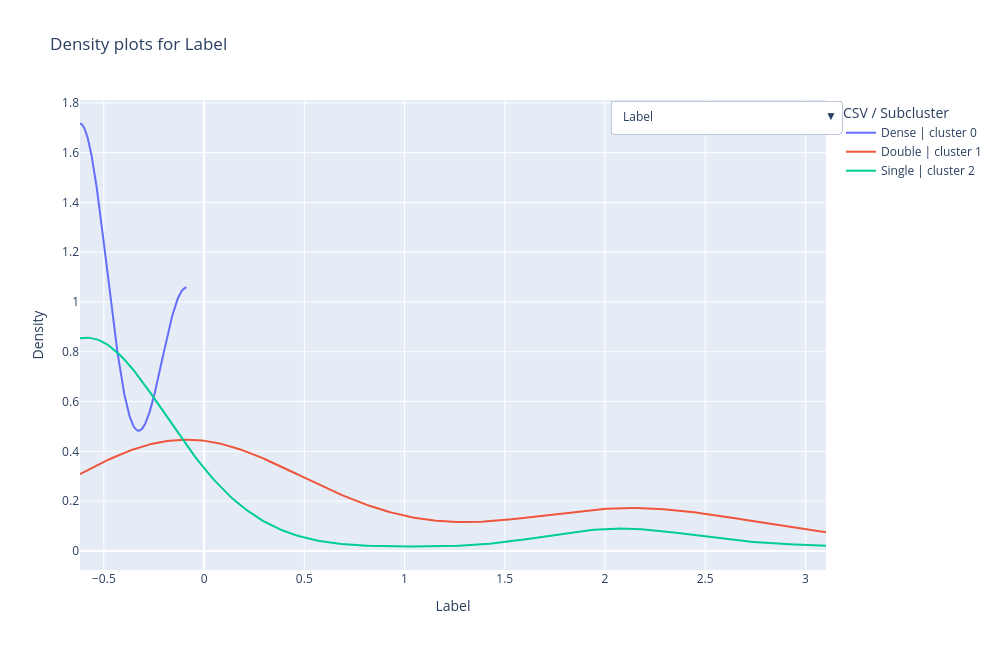

The cell this chart's notebook holds for it:
### Code cell
# ---- can edit these, these are the rhythmic subcluster folders I had put these in the feature analysis folder before running ----
csv_files = {
    "Dense": "subcluster_0.csv",
    "Double": "subcluster_1.csv",
    "Single": "subcluster_2.csv",
}

label_col = "subcluster"  
# --------------------

dfs = {
    name: pd.read_csv(path)
    for name, path in csv_files.items()
}

# Features shared by all CSVs, excluding label column
common_cols = set.intersection(*(set(df.columns) for df in dfs.values()))
features = sorted([
    c for c in common_cols
    if c != label_col and pd.api.types.is_numeric_dtype(next(iter(dfs.values()))[c])
])

# Combine to learn one shared scaler
combined = pd.concat(dfs.values(), ignore_index=True)

scaler = StandardScaler()
scaler.fit(combined[features])

# Replace each dataframe's feature columns with standardized versions
dfs_scaled = {}

for name, df in dfs.items():
    df_scaled = df.copy()
    df_scaled[features] = scaler.transform(df[features])
    dfs_scaled[name] = df_scaled

# Use this in the plotting loop instead of dfs
dfs = dfs_scaled

def kde_line(series, points=300):
    x = series.dropna().astype(float)
    if len(x) < 2 or x.nunique() < 2:
        return np.array([]), np.array([])
    xs = np.linspace(x.min(), x.max(), points)
    ys = gaussian_kde(x)(xs)
    return xs, ys

fig = go.Figure()

trace_groups = []

for feature in features:
    group_trace_indices = []

    for csv_name, df in dfs.items():
        for cluster in sorted(df[label_col].dropna().unique()):
            subset = df.loc[df[label_col] == cluster, feature]
            xs, ys = kde_line(subset)

            trace = go.Scatter(
                x=xs,
                y=ys,
                mode="lines",
                name=f"{csv_name} | cluster {cluster}",
                visible=(feature == features[0])
            )

            fig.add_trace(trace)
            group_trace_indices.append(len(fig.data) - 1)

    trace_groups.append(group_trace_indices)

buttons = []

for feature, group in zip(features, trace_groups):
    visible = [False] * len(fig.data)
    for idx in group:
        visible[idx] = True

    buttons.append(
        dict(
            label=feature,
            method="update",
            args=[
                {"visible": visible},
                {"title": f"Density plots for {feature}",
                 "xaxis": {"title": feature},
                 "yaxis": {"title": "Density"}}
            ]
        )
    )

fig.update_layout(
    title=f"Density plots for {features[0]}",
    xaxis_title=features[0],
    yaxis_title="Density",
    hovermode="x unified",
    updatemenus=[
        dict(
            buttons=buttons,
            direction="down",
            x=1.02,
            y=1,
            showactive=True
        )
    ],
    legend_title="CSV / Subcluster",
    width=1000,
    height=650
)

fig.show()
